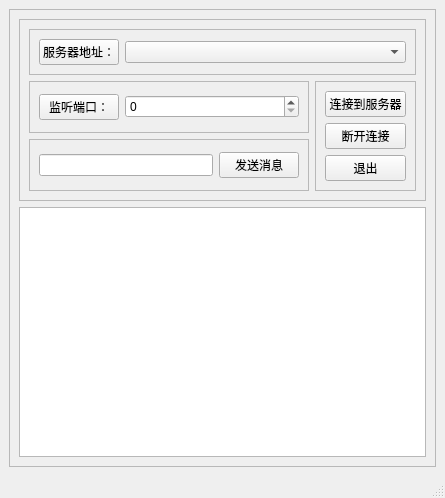
<?xml version="1.0" encoding="UTF-8"?>
<ui version="4.0">
 <class>MainWindow</class>
 <widget class="QMainWindow" name="MainWindow">
  <property name="geometry">
   <rect>
    <x>0</x>
    <y>0</y>
    <width>445</width>
    <height>498</height>
   </rect>
  </property>
  <property name="windowTitle">
   <string>MainWindow</string>
  </property>
  <widget class="QWidget" name="centralwidget">
   <layout class="QGridLayout" name="gridLayout_2">
    <item row="0" column="0">
     <widget class="QFrame" name="frame_6">
      <property name="frameShape">
       <enum>QFrame::StyledPanel</enum>
      </property>
      <property name="frameShadow">
       <enum>QFrame::Raised</enum>
      </property>
      <layout class="QVBoxLayout" name="verticalLayout_2">
       <item>
        <widget class="QFrame" name="frame_5">
         <property name="frameShape">
          <enum>QFrame::StyledPanel</enum>
         </property>
         <property name="frameShadow">
          <enum>QFrame::Raised</enum>
         </property>
         <layout class="QGridLayout" name="gridLayout">
          <item row="0" column="0" colspan="2">
           <widget class="QFrame" name="frame">
            <property name="frameShape">
             <enum>QFrame::StyledPanel</enum>
            </property>
            <property name="frameShadow">
             <enum>QFrame::Raised</enum>
            </property>
            <layout class="QHBoxLayout" name="horizontalLayout" stretch="1,8">
             <item>
              <widget class="QPushButton" name="pushButton_2">
               <property name="text">
                <string>服务器地址：</string>
               </property>
              </widget>
             </item>
             <item>
              <widget class="QComboBox" name="comboServer"/>
             </item>
            </layout>
           </widget>
          </item>
          <item row="1" column="0">
           <widget class="QFrame" name="frame_2">
            <property name="frameShape">
             <enum>QFrame::StyledPanel</enum>
            </property>
            <property name="frameShadow">
             <enum>QFrame::Raised</enum>
            </property>
            <layout class="QHBoxLayout" name="horizontalLayout_2" stretch="1,4">
             <item>
              <widget class="QPushButton" name="pushButton_3">
               <property name="text">
                <string>监听端口：</string>
               </property>
              </widget>
             </item>
             <item>
              <widget class="QSpinBox" name="spinPort"/>
             </item>
            </layout>
           </widget>
          </item>
          <item row="1" column="1" rowspan="2">
           <widget class="QFrame" name="frame_3">
            <property name="frameShape">
             <enum>QFrame::StyledPanel</enum>
            </property>
            <property name="frameShadow">
             <enum>QFrame::Raised</enum>
            </property>
            <layout class="QVBoxLayout" name="verticalLayout">
             <item>
              <widget class="QPushButton" name="actconnect">
               <property name="text">
                <string>连接到服务器</string>
               </property>
              </widget>
             </item>
             <item>
              <widget class="QPushButton" name="actdisconnect">
               <property name="text">
                <string>断开连接</string>
               </property>
              </widget>
             </item>
             <item>
              <widget class="QPushButton" name="Quit">
               <property name="text">
                <string>退出</string>
               </property>
              </widget>
             </item>
            </layout>
           </widget>
          </item>
          <item row="2" column="0">
           <widget class="QFrame" name="frame_4">
            <property name="frameShape">
             <enum>QFrame::StyledPanel</enum>
            </property>
            <property name="frameShadow">
             <enum>QFrame::Raised</enum>
            </property>
            <layout class="QHBoxLayout" name="horizontalLayout_3">
             <item>
              <widget class="QLineEdit" name="editMsg"/>
             </item>
             <item>
              <widget class="QPushButton" name="send">
               <property name="text">
                <string>发送消息</string>
               </property>
              </widget>
             </item>
            </layout>
           </widget>
          </item>
         </layout>
        </widget>
       </item>
       <item>
        <widget class="QPlainTextEdit" name="plainTextEdit"/>
       </item>
      </layout>
     </widget>
    </item>
   </layout>
  </widget>
  <widget class="QMenuBar" name="menubar">
   <property name="geometry">
    <rect>
     <x>0</x>
     <y>0</y>
     <width>445</width>
     <height>23</height>
    </rect>
   </property>
  </widget>
  <widget class="QStatusBar" name="statusbar"/>
 </widget>
 <resources/>
 <connections/>
</ui>
